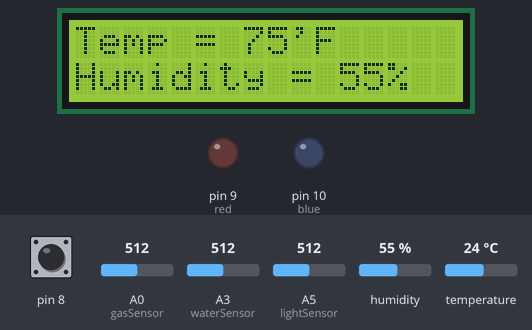
This sketch was run on a simulated Arduino Uno, built with avr-gcc and run on an emulated ATmega328P. Parts: 16×2 character LCD, output pins drawn as LEDs (lit = HIGH). The inputs (shaded band) are chosen by the test bench; at power-on: pin 8 HIGH, A3 (waterSensor) = 512, A0 (gasSensor) = 512, A5 (lightSensor) = 512, humidity 55 %, temperature 24 °C. What the sketch prints to the serial monitor is not drawn.

Above: at 1.2 s.
1.3 s: pin 8 pulled LOW for 1 s
At 3.3 s:
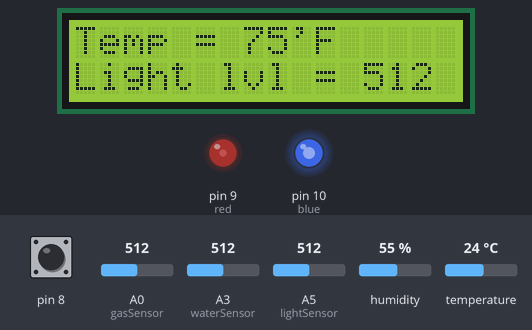
3.8 s: pin 8 pulled LOW for 3.2 s
At 5.5 s:
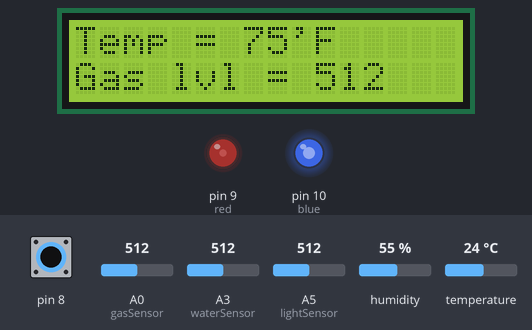
8.5 s: A3 (waterSensor) set to 612
10.0 s: A3 (waterSensor) set to 627
At 12.1 s:
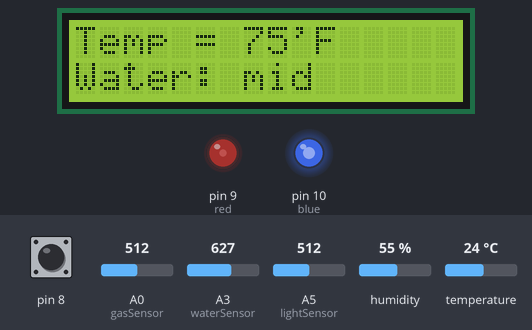
12.4 s: A3 (waterSensor) set to 658
14.3 s: A3 (waterSensor) set to 684
At 16.5 s:
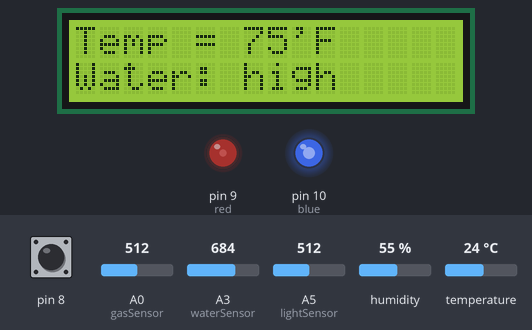
Timing chart, 0 to 17.8 s (numbered marks = the images above; inputs shaded):
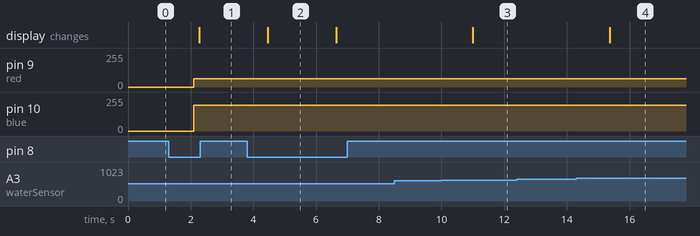

The sketch:

weatherStation_Arduino.ino
```cpp
/*
 *  Use:    Reads in atmospheric conditions and displays results on lcd screen
 *  Input:  DHT11 (temp and humidity), CDS*3 (light levels), Push Button (pressed/not pressed)
 *  Output: LCD screen
 */

#include <LiquidCrystal.h>
#include <dht11.h>

dht11 DHT;
LiquidCrystal lcd(12, 11, 5, 4, 3, 2);

#define lightSensor A5
#define waterSensor A3
#define gasSensor A0
#define DHT11_PIN 13


void setup(){
  //button
  pinMode(8, INPUT_PULLUP);

  //rgb led
  pinMode(9, OUTPUT);   //red
  pinMode(10, OUTPUT);  //blue

  Serial.begin(9600);
  // lcd dimensions
  //Serial.println("Startup");
  lcd.begin(16, 2);
   lcd.setCursor(0,0);
  lcd.print("Startup");
}

//records and stores button pressed status
int lastButton = 0;
//determines which screen should be displayed
int screenDisplay = 1;

void loop(){
  /*
   * read in sensor values (DHT, photo, and button
   */
  //read in button status
  lastButton = digitalRead(8);
  // read DHT11 for temp and humidity
  int chk = DHT.read(DHT11_PIN);
  // read CDS*3 for light intensity
  int lightLevel = analogRead(lightSensor);
  // read gas sensor
  int gasLevel = analogRead(gasSensor);
  // read water sensor
  int waterLevel = analogRead(waterSensor);
  // read humidity
  int humidity = DHT.humidity;


  //convert from Celcius to Farenheit
  int temp = (DHT.temperature * 9/5) + 32;
  //TODO: convert light sensor to readable display


  //determine if button was pressed to change the screen
  if(lastButton == LOW){
    //flip screen
    if(screenDisplay == 4){
      screenDisplay = 1;
    }
    else{
      screenDisplay ++;
    }
    //clear last display
    lcd.clear();
  }

  /*
   * screen controls
   * 1 = humidity
   * 2 = light level
   * 3 = gas sensor
   * 4 = water depth
   */
  //temp to lcd screen first row
  lcd.setCursor(0,0);
  lcd.print("Temp = ");
  lcd.print(temp);
  lcd.print("'F");

  switch (screenDisplay) {
  case 1:
    //humidity to second row of lcd
    lcd.setCursor(0,1);
    lcd.print("Humidity = ");
    lcd.print(humidity);
    lcd.print("%");
    break;
  case 2:
    //light to second row of lcd
    lcd.setCursor(0,1);
    lcd.print("Light lvl = ");
    lcd.print(lightLevel);
    break;
  case 3:
    //gas to second row of lcd
    lcd.setCursor(0,1);
    lcd.print("Gas lvl = ");
    lcd.print(gasLevel);
    break;
  case 4:
    //water depth to second row of lcd
    lcd.setCursor(0,1);
    lcd.print("                             ");
    lcd.setCursor(0,1);
    lcd.print("Water: ");

    if(waterLevel < 450){
      lcd.print("none");
    }
    else if(waterLevel >= 450 & waterLevel <620){
      lcd.print("low");
    }
    else if(waterLevel >= 620 & waterLevel <670){
      lcd.print("mid");
    }
    else{
      lcd.print("high");
    }
    break;
  default:
    // error, should be either 1 2 3 or 4
    lcd.setCursor(0,1);
    lcd.print("input error");
    break;
}

//
//
//
//
//  ADDED SENIOR PROJECT C
//
//
//
  Serial.print("");
  Serial.print(temp);
  Serial.print(";");
  Serial.print(humidity);
  Serial.print(";");
  Serial.print(lightLevel);
  Serial.print(";");
  Serial.print(gasLevel);
  Serial.print(";");
  Serial.print(waterLevel);
  Serial.print("\n");
  delay(2000);

  //check if system variables are reasonable and display rgb color
  check_stat(temp, humidity, lightLevel, gasLevel, waterLevel);

  delay(150);

}

/*
 * RGB_color takes in values that change the color of the light
 */
void RGB_color(int red_light_value, int blue_light_value){
  analogWrite(9, red_light_value);    //green
  analogWrite(10, blue_light_value);    //blue
}

/*
 * check stat monitors system variables and calls for light changes based on good and bad environments
 */
void check_stat(int temp, int humidity, int light, int gas, int water){
  //start with red and blue light variables at 0
  int red = 0;
  int blue = 0;

  //Temperature variable
  if(temp > 80 | temp < 65){
    //bad, increase RGB red
    red += 64;
  }
  else{
    //good, increase rgb blue
    blue += 64;
  }

  //Humidity variable
  if(humidity > 70 | humidity < 20){
    //bad, increase rgb red
    red += 64;
  }
  else{
    //good, increase rgb blue
    blue += 64;
  }

  //Light variable
  if(light > 850 | light < 450){
    //bad, increase rgb red
    red += 64;
  }
  else{
    //good, increase rgb blue
    blue += 64;
  }

  //Gas variable
  if(gas > 300){
    //bad, increase rgb red
    red += 63;
  }
  else{
    //good, increase rgb blue
    blue += 63;
  }

  //change light to current setup
  RGB_color(red, blue);

}

void serialEvent() {
  while (Serial.available()) {
    //flip screen
    if(screenDisplay == 4){
      screenDisplay = 1;
    }
    else{
      screenDisplay ++;
    }
  }
}
```

Measured:
- the behaviour switches between 619 and 620 on A3 (waterSensor) (found by bisection; images 2 and 3)
- the behaviour switches between 669 and 670 on A3 (waterSensor) (found by bisection; images 3 and 4)
- after the input at 1.3 s, the display: changes after 0.97 s (image 1)
- after the input at 3.8 s, the display: changes after 0.65 s (image 2)
- after the input at 8.5 s, every drawn part: stays the same
- after the input at 10.0 s, the display: changes after 1.0 s (image 3)
- after the input at 12.4 s, every drawn part: stays the same
- after the input at 14.3 s, the display: changes after 1.1 s (image 4)
- what the display in image 2 shows lasts 2.1 s, from 4.5 s to 6.6 s
